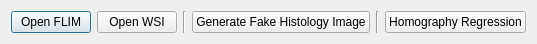
<?xml version="1.0" encoding="UTF-8"?>
<ui version="4.0">
 <class>maingui</class>
 <widget class="QDialog" name="maingui">
  <property name="geometry">
   <rect>
    <x>0</x>
    <y>0</y>
    <width>502</width>
    <height>41</height>
   </rect>
  </property>
  <property name="windowTitle">
   <string>Interactive Registration of FLIM Images and Histology Images</string>
  </property>
  <property name="sizeGripEnabled">
   <bool>false</bool>
  </property>
  <layout class="QGridLayout" name="gridLayout">
   <item row="0" column="1">
    <widget class="QPushButton" name="openFLIMButton">
     <property name="sizePolicy">
      <sizepolicy hsizetype="Minimum" vsizetype="Preferred">
       <horstretch>0</horstretch>
       <verstretch>0</verstretch>
      </sizepolicy>
     </property>
     <property name="text">
      <string>Open FLIM</string>
     </property>
    </widget>
   </item>
   <item row="0" column="5">
    <widget class="Line" name="line_2">
     <property name="orientation">
      <enum>Qt::Vertical</enum>
     </property>
    </widget>
   </item>
   <item row="0" column="3">
    <widget class="Line" name="line">
     <property name="orientation">
      <enum>Qt::Vertical</enum>
     </property>
    </widget>
   </item>
   <item row="0" column="6">
    <widget class="QPushButton" name="homographyRegressionButton">
     <property name="text">
      <string>Homography Regression</string>
     </property>
    </widget>
   </item>
   <item row="0" column="4">
    <widget class="QPushButton" name="generateFakeHistologyImageButton">
     <property name="text">
      <string>Generate Fake Histology Image</string>
     </property>
    </widget>
   </item>
   <item row="0" column="2">
    <widget class="QPushButton" name="openWSIButton">
     <property name="text">
      <string>Open WSI</string>
     </property>
    </widget>
   </item>
  </layout>
 </widget>
 <resources/>
 <connections/>
</ui>
